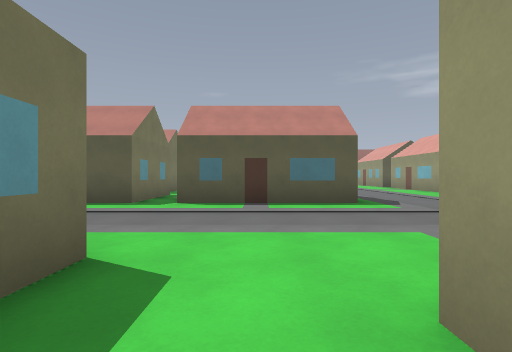
[1] (above)

24 first-person views from a walk through a Godot game level. The camera is 1.2 m above the floor, looks level and sees 80° across. The floor is counted in squares, 2 m on a side. Each view is taken from the middle of a square. On the plan, view 1 faces up. The plan holds only what a view shows up to about 9 squares ahead; the rest is blank. The place goes on beyond the plan. Characters and animated objects are not drawn.

[2]
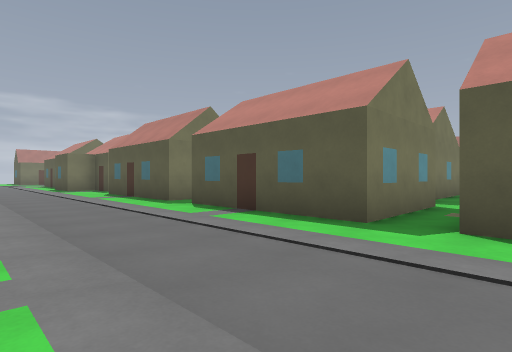

[3]
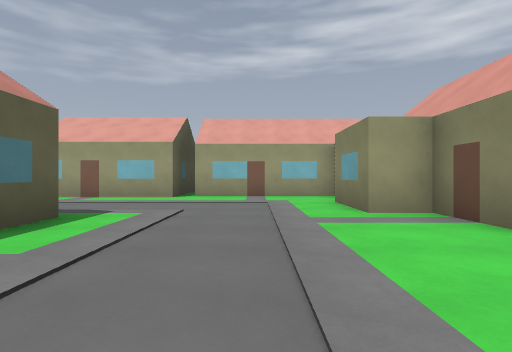

[4]
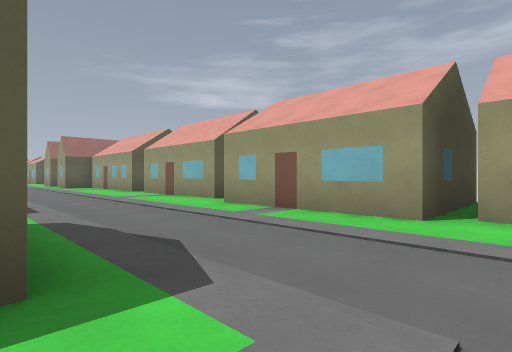

[5]
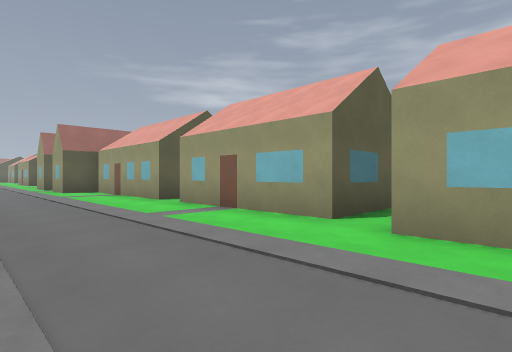

[6]
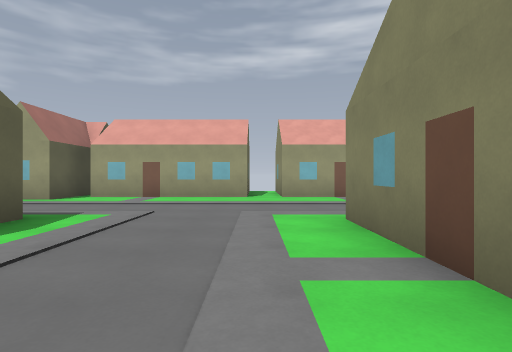

[7]
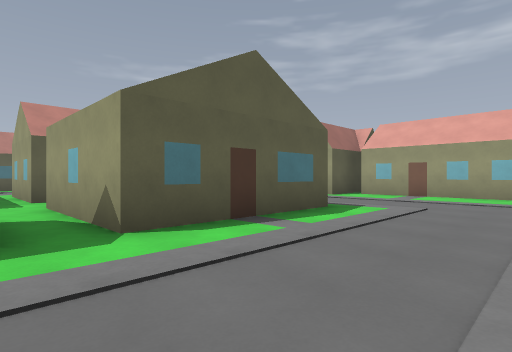

[8]
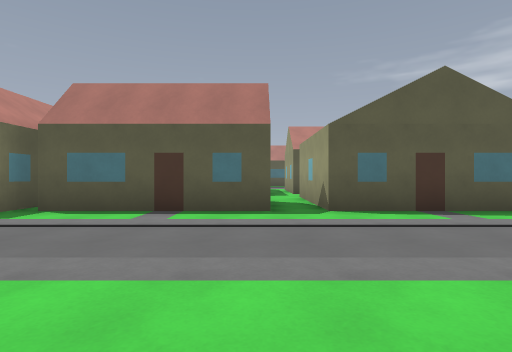

[9]
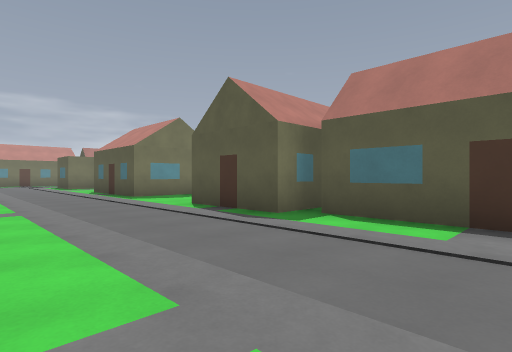

[10]
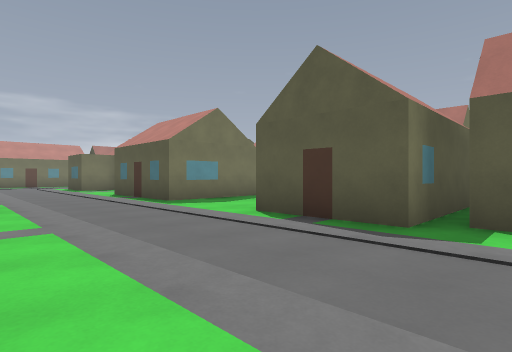

[11]
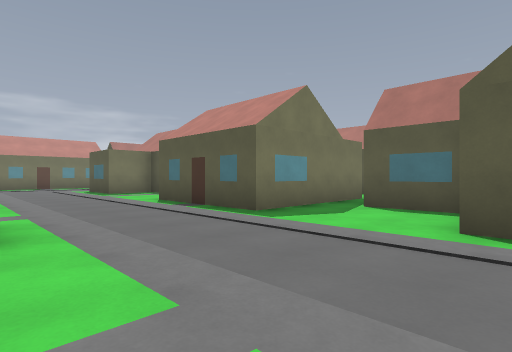

[12]
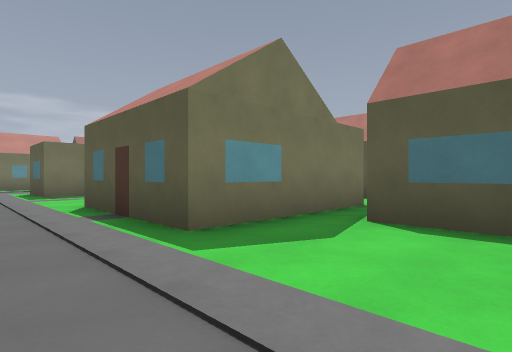

[13]
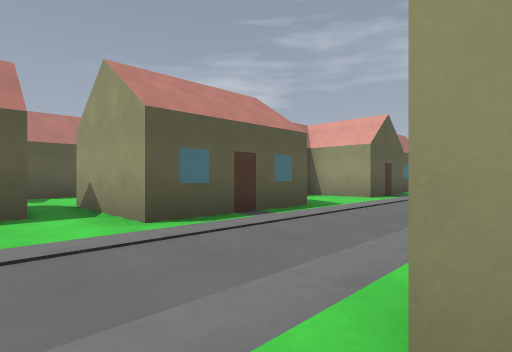

[14]
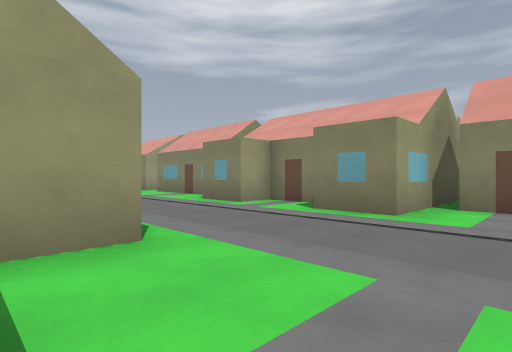

[15]
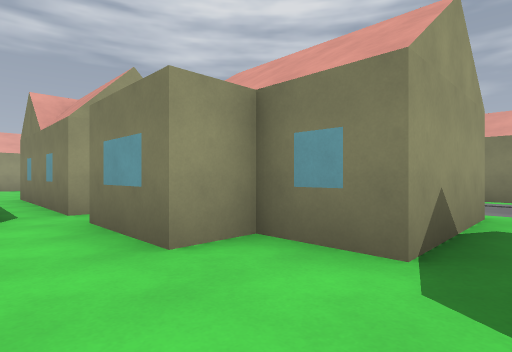

[16]
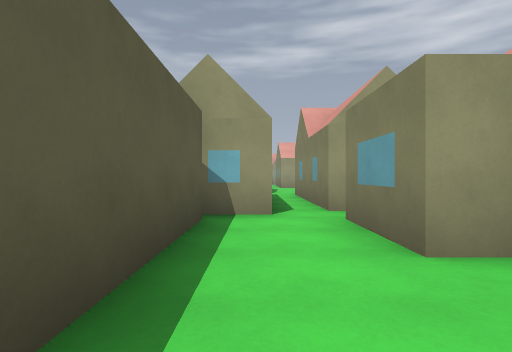

[17]
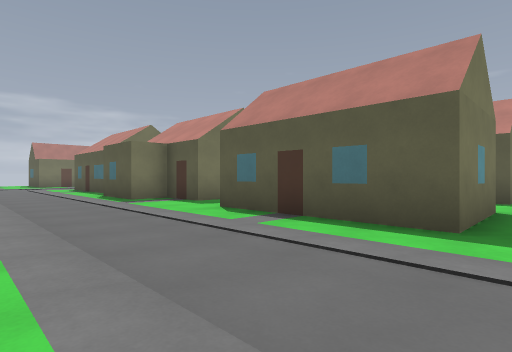

[18]
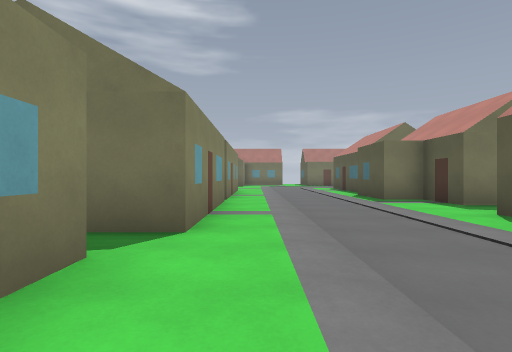

[19]
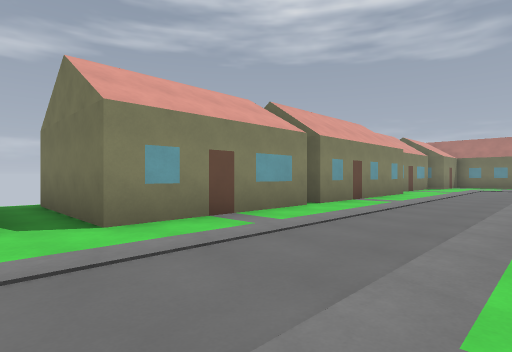

[20]
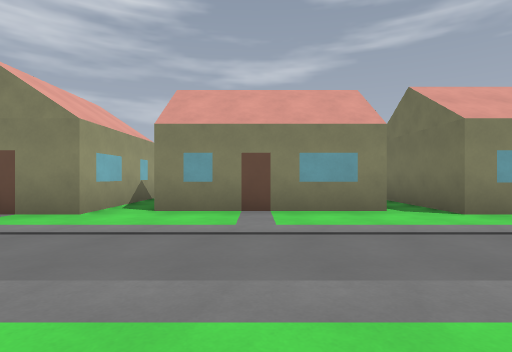

[21]
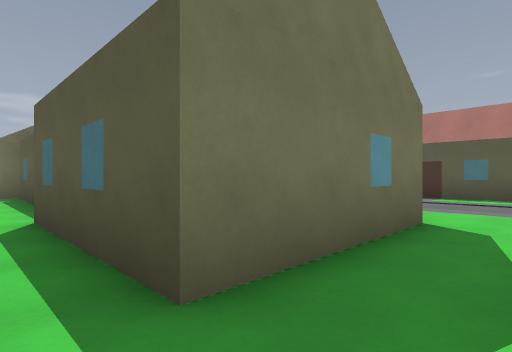

[22]
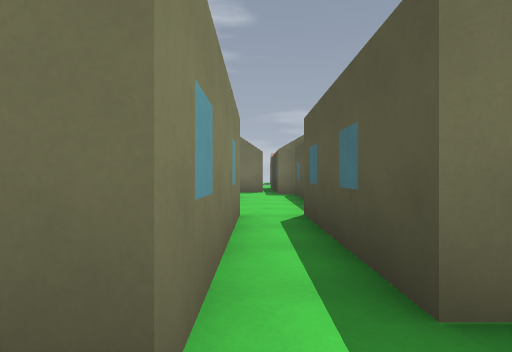

[23]
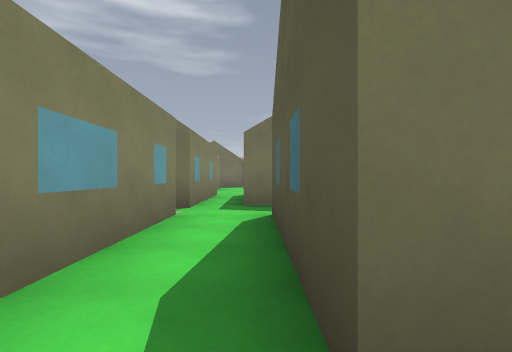

[24]
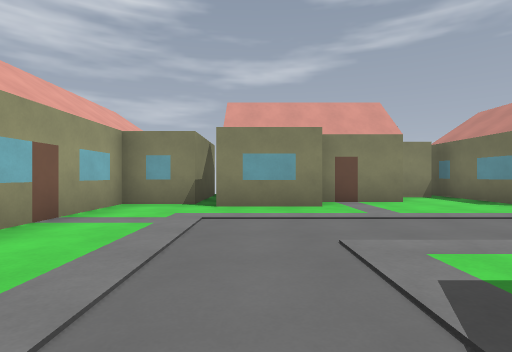

### Floor plan
Points are (right, up) in squares from view 1. A wall is a line through its corners. A room is listed if a view was taken in it or the views show most of it. See-through windows are left out.
Room 1 (views 1, 2, 3, 4, 5, 6, 7, 8, 9, 10, 11, 12, 13, 14, 17, 18, 19, 20, 21, 22, 23, 24)
walls: (-2.8, 19.3) (-6.8, 19.3); (-3.2, 14.2) (-3.2, 10.8) (-6.8, 10.8); (-0.6, 14.7) (2.2, 14.7); (-7.2, 22.1) (-7.2, 18.8) (-9.7, 18.8) (-9.7, 19.5); (2.2, 19.3) (-1.7, 19.3) (-1.7, 22.8); (-10.1, 20.8) (-11.8, 20.8); (-1.7, 24.1) (-1.7, 27.2); (-1.8, 9.8) (1.6, 9.8); (-6.6, 9.8) (-2.7, 9.8) (-2.7, 6.8) (-6.8, 6.8); (2.3, 11.8) (2.3, 11.3) (-1.8, 11.3); (-10, 11.3) (-11.6, 11.3); (-7.7, 9.2) (-7.7, 6.8) (-11.8, 6.8); (-12.7, 20.5) (-12.7, 18.8) (-16.3, 18.8) (-16.3, 20.5); (-12.2, 11.4) (-12.2, 10.9); (7.4, 16.2) (6.8, 16.2) (6.8, 20.8); (-15.1, 14.2) (-13.8, 14.2) (-13.8, 15.2) (-12.2, 15.2); (7, 21.2) (5.8, 21.2) (5.8, 22); (2.4, 6.8) (-1.8, 6.8); (-13.2, 8) (-13.2, 7.3) (-14.7, 7.3) (-14.7, 6.2) (-16.5, 6.2); (-17.1, 20.2) (-17.6, 20.2); (8.9, 11.3) (6.8, 11.3) (6.8, 15.2); (-17.2, 11.2) (-17.2, 15.2) (-15.8, 15.2); (-18.5, 13.7) (-17.8, 13.7); (-1.2, 2.2) (-1.2, -1); (-9.2, 1.8) (-5.2, 1.8); (0.8, 1.2) (2.8, 1.2) (2.8, 2.3) (4.8, 2.3); (-0.8, -0.2) (0.1, -0.2); (9.8, 6.2) (6.3, 6.2) (6.3, 10.2); (-14.2, 2.3) (-10.3, 2.3) (-10.3, -1.2); (-4.3, -1.2) (-4.3, 2.3) (-3, 2.3); (5.2, -1) (5.2, 1.8) (6.8, 1.8) (6.8, 5.8); (-18, 2.3) (-14.7, 2.3)
ways out: opening at (-17, 21) to room 2; opening at (-12, 21.5) to room 2; opening at (9, 6)
Room 2 (views 15, 16)
walls: (-12.8, 24.7) (-16.6, 24.7); (-16.3, 20.5) (-16.3, 21.7) (-14.8, 21.7) (-14.8, 22.7) (-12.7, 22.7) (-12.7, 20.5); (-12.2, 23.8) (-12.2, 24.9); (-11.8, 22.7) (-7.4, 22.7)
ways out: opening at (-17, 21) to room 1; opening at (-12, 21.5) to room 1; opening at (-8, 23)

Positions as (right, up) in squares from view 1, and headings:
1: (0, 0), facing up
2: (-1, 3), facing up-left
3: (-2, 4), facing right
4: (2, 5), facing up-right
5: (3, 9), facing up-right
6: (-2, 16), facing right
7: (-3, 16), facing up-right
8: (-3, 14), facing up
9: (-4, 15), facing up-left
10: (-6, 15), facing up-left
11: (-9, 15), facing up-left
12: (-10, 17), facing up-left
13: (-18, 15), facing up-right
14: (-19, 20), facing down-right
15: (-17, 24), facing down-right
16: (-17, 24), facing right
17: (-7, 3), facing up-left
18: (-7, 3), facing left
19: (-9, 6), facing down-left
20: (-7, 7), facing down
21: (-2, 10), facing up-left
22: (-2, 10), facing left
23: (3, 11), facing left
24: (4, 8), facing down
